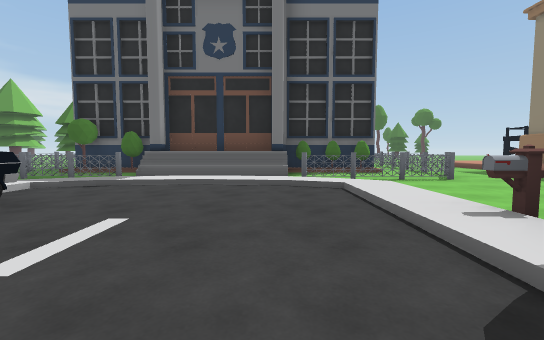
[1] (above)

21 first-person views from a walk through a Unity game level. The camera is 1.2 m above the floor, tilts 4° down and sees 90° across. The floor is counted in squares, 2 m on a side. Each view is taken from the middle of a square. On the plan, view 1 faces up. The plan holds only what a view shows up to about 9 squares ahead; the rest is blank. The place goes on beyond the plan. Some animated figures are left out. Some surface patterns are stand-ins.

[2]
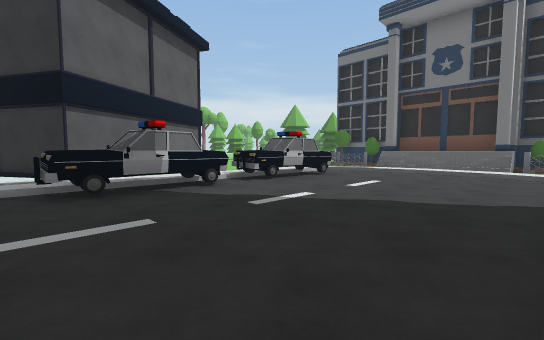

[3]
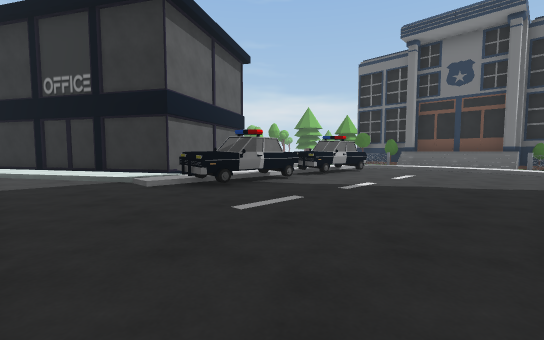

[4]
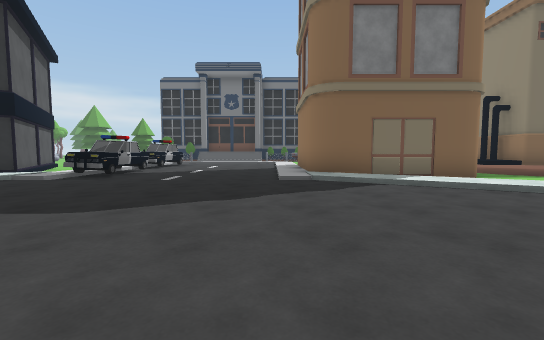

[5]
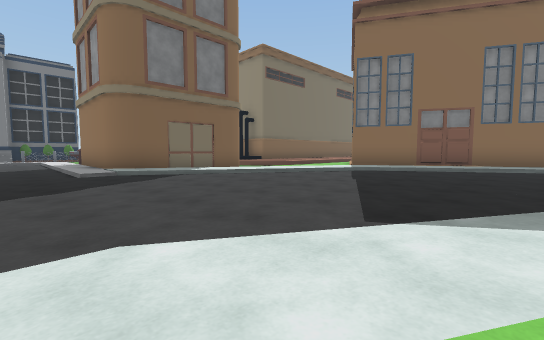

[6]
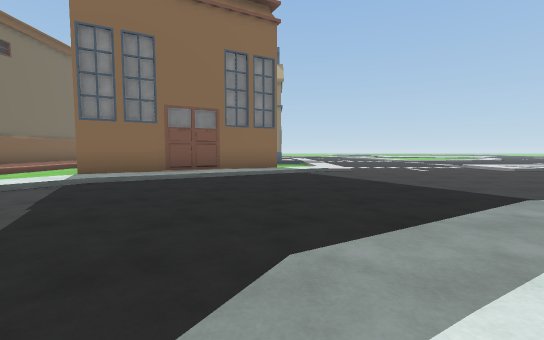

[7]
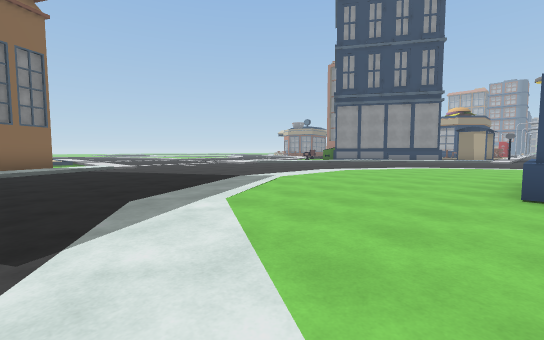

[8]
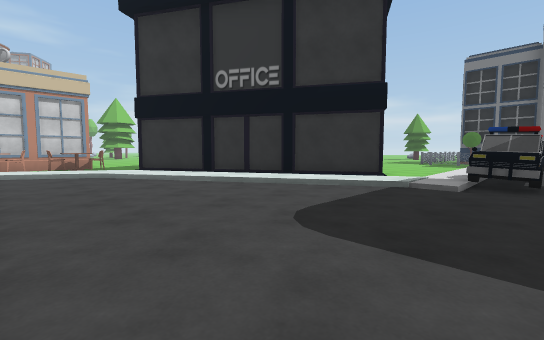

[9]
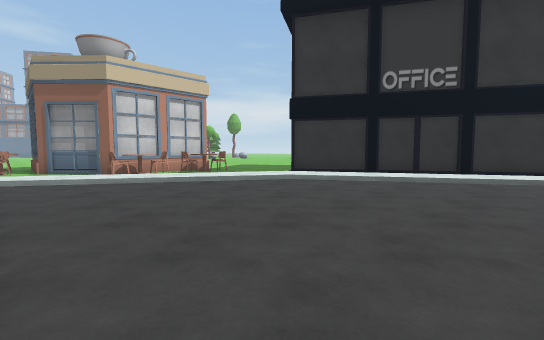

[10]
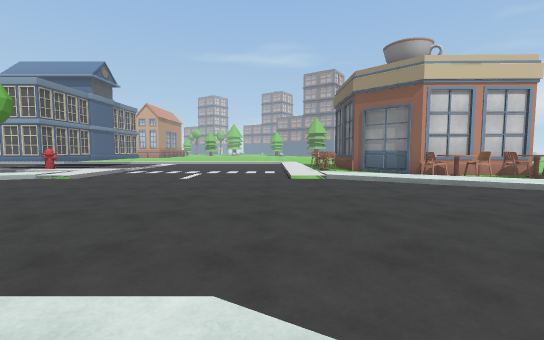

[11]
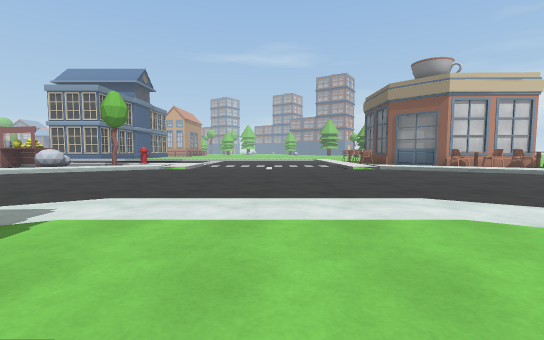

[12]
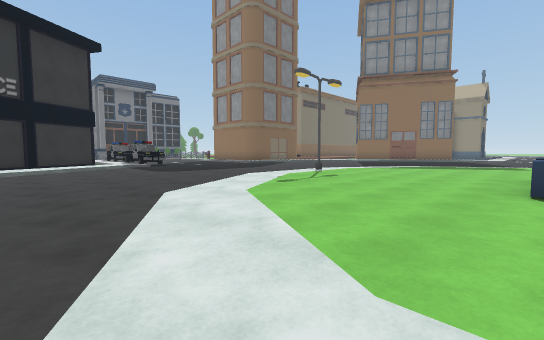

[13]
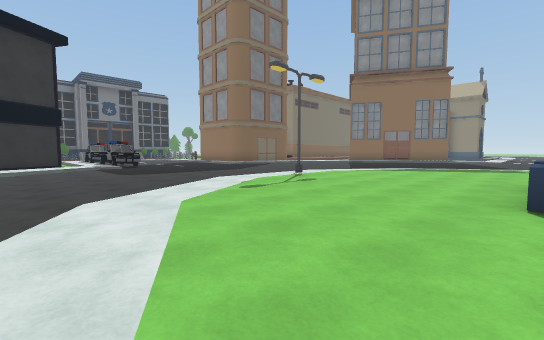

[14]
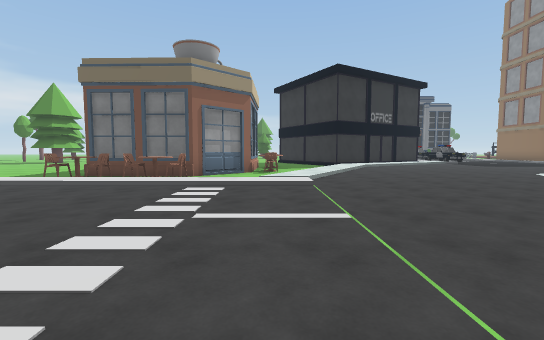

[15]
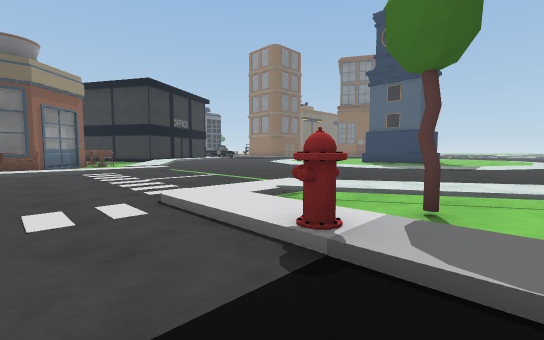

[16]
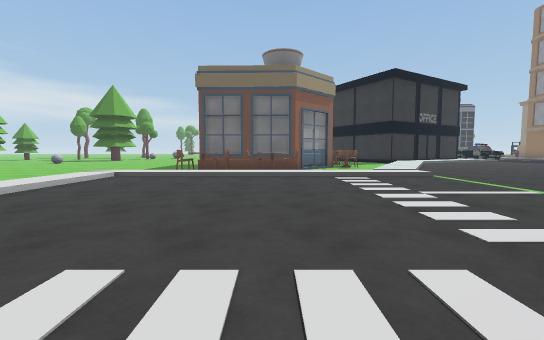

[17]
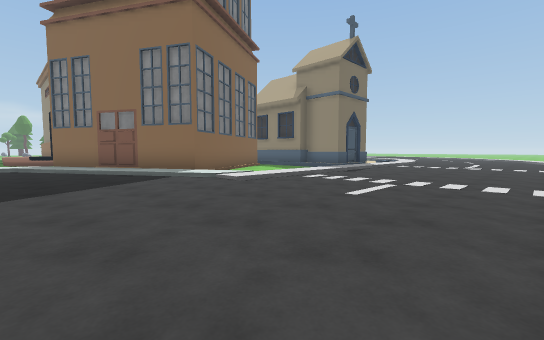

[18]
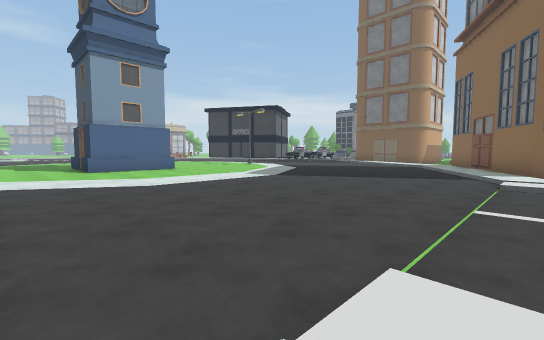

[19]
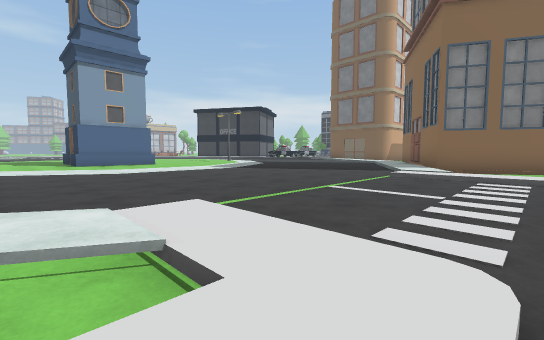

[20]
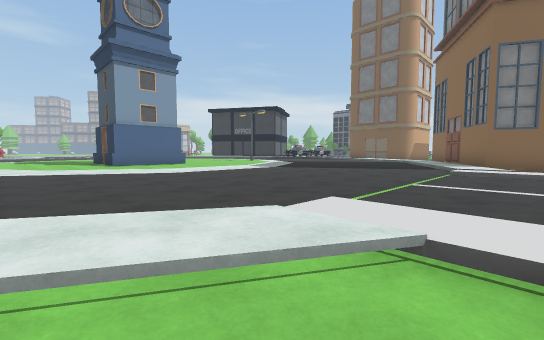

[21]
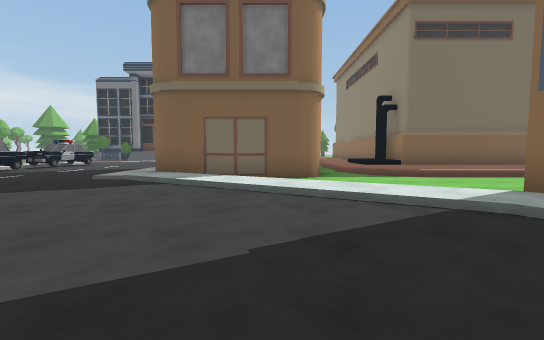

### Floor plan
Key: @ floor where view 1 was taken; # wall or solid block; . main floor; : floor 0.25 m higher than the main floor; / step, stairs or slope; ^ raised ledge; O other object.
Columns run from 19 left of view 1 to 13 right of it. Each row starts with its distance up from view 1.
  9             O
  8             O##########O..
  7             O   #//#   O..
  6               OO    OOOO..
  5                /://:/....
  4                /....//..
  3                OO...//.
  2              ..OO.../O
  1              ..OO.../#
  0             #..OO..@/#    ///####
 -1             ##.OO.../#    ///:::
 -2             #O.OO.../#####.//::
 -3           ###/:/....////.......
 -4         ###/:/......../:/.....
 -5         #/://.........../:/.#
 -6     #^  /:/..............///#
 -7     ## .:/.................:##
 -8     #^ //................../:#
 -9    ###/:..........#........./####
-10 ####..//......./..../........:#..
-11 ^#^#.//......./......./......//
-12 ::::::/....../......../.......:::
-13 ............/........../.........
-14 ............/...####.............
-15 ............/..     .............
-16 ............/.      .............
-17 ............/       .../.........
-18  ...::/......     ............::/
-19   ..///.......    ..../......////
-20   ..OO:/.......    .//.......://
-21   .././:.......

Where each view was taken, in squares from view 1:
view 1: 0 up, 0 right, facing up
view 2: 3 down, 1 right, facing up-left
view 3: 5 down, 1 right, facing up-left
view 4: 9 down, 1 right, facing up
view 5: 10 down, 0 right, facing up-right
view 6: 10 down, 2 right, facing right
view 7: 9 down, 0 right, facing down-right
view 8: 8 down, 3 left, facing up-left
view 9: 11 down, 6 left, facing up-left
view 10: 13 down, 7 left, facing left
view 11: 15 down, 5 left, facing left
view 12: 14 down, 8 left, facing up-right
view 13: 14 down, 7 left, facing up-right
view 14: 18 down, 14 left, facing up
view 15: 21 down, 17 left, facing up-right
view 16: 19 down, 17 left, facing up
view 17: 17 down, 7 right, facing up-right
view 18: 19 down, 11 right, facing up-left
view 19: 19 down, 13 right, facing up-left
view 20: 20 down, 12 right, facing up-left
view 21: 9 down, 5 right, facing up
